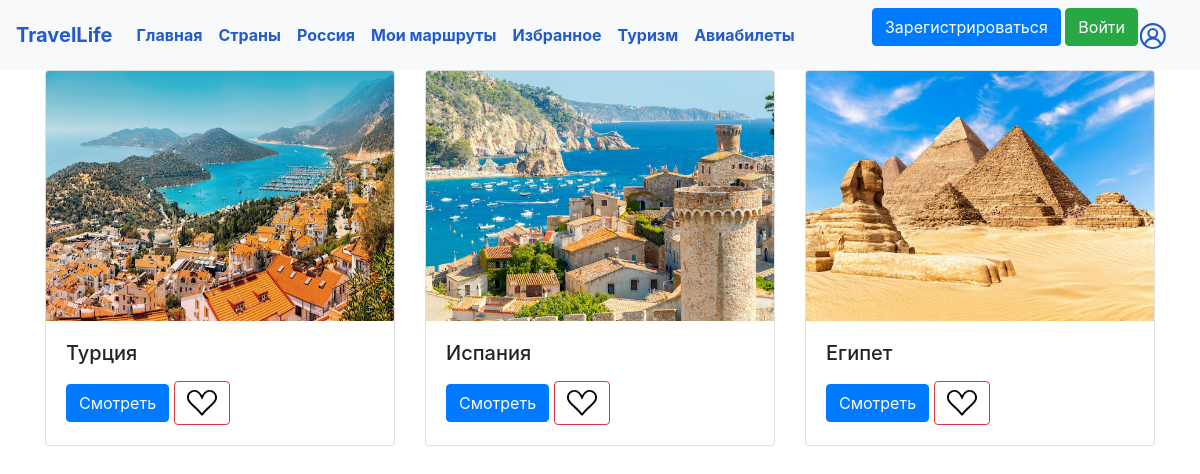
Screenshot of /countries with the database file from the repository.
### data/countries.py (models this page shows)
class Country(SqlAlchemyBase, UserMixin):
    __tablename__ = 'countries'
    id = sqlalchemy.Column(sqlalchemy.Integer,
                           primary_key=True, autoincrement=True)
    name = sqlalchemy.Column(sqlalchemy.String, nullable=True)
    cities = sqlalchemy.Column(sqlalchemy.String, nullable=True)

### main.py (the view)
@app.route('/countries')
def choose_countries():
    db_sess = db_session.create_session()
    li_countries = db_sess.query(Country.name).all()
    all_countries = [x[0] for x in li_countries]
    return render_template('countries.html',  title='Страны', countries=all_countries)

### data/db_session.py (called while the page is built)
def create_session() -> Session:
    global __factory
    return __factory()

### templates/countries.html (shortened to what this page needs)
{% extends "base.html" %}
{% block content %}
{% set countries_list = countries %}
<div class="row row-cols-1 row-cols-md-3 g-4">
    {% for country in countries_list %}
        <div class="col">
<div class="card h-100">
  <img src="static/img/{{country}}.png" class="card-img-top" alt="картинка не нашлась(" height="250">
  <div class="card-body">
    <h5 class="card-title">{{country}}</h5>
    <a href="/country/{{country}}" class="btn btn-primary">Смотреть</a>
          <a href="/add_to_liked_country/countries/{{country}}" class="btn btn-outline-danger">
        <img src="/static/img/heart.svg" width="30" height="30" alt="">
    </a>
  </div>
</div>
        </div>
    {% endfor %}
</div>
{% endblock %}

### rows the page displays
Country: name (picture), name "Турция"
Country: name (picture), name "Испания"
Country: name (picture), name "Египет"
